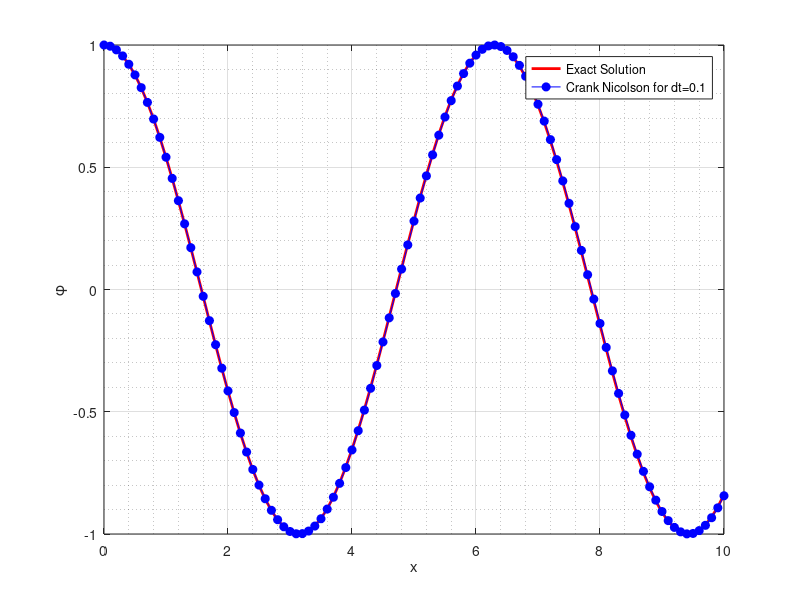

Recreate this plot in MATLAB.
% AMAN PAREKH - 180073
% ME630 - Fall 2021
%% Crank Nicolson for 2b
T = 15;

dt = 0.1 ;     % For timestep = 0.1
time = 0:dt:T;
n = T/dt;     % Number of timesteps

phi1 = zeros(ceil(n),1);      % Initializing Solution to 1
phi1_prime = zeros(ceil(n),1);
phi1(1) = 1;           % Assigning Initial Condition
phi1_prime(1) = 0;

for i = 1:n-1
    phi1(i+1) = ((1-(dt/2)*(dt/2))*phi1(i) + dt*phi1_prime(i))/(1 + (dt/2)*(dt/2));
    phi1_prime(i+1) = ((1-(dt/2)*(dt/2))*phi1_prime(i) - dt*phi1(i))/(1 + (dt/2)*(dt/2));
end

t = 0:0.1:T;
plot(t, cos(t), 'r','LineWidth', 2);
hold on;
plot(time(1:length(phi1)), phi1, 'bo-', 'MarkerFaceColor', 'b');
xlabel('x');
xlim([0 10]);
ylabel('\phi');
legend('Exact Solution', 'Crank Nicolson for dt=0.1')
grid on;
grid minor;
